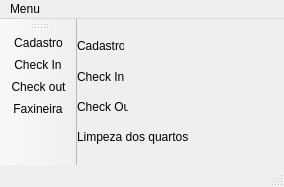
<?xml version="1.0" encoding="UTF-8"?>
<ui version="4.0">
 <class>MainWindow</class>
 <widget class="QMainWindow" name="MainWindow">
  <property name="geometry">
   <rect>
    <x>0</x>
    <y>0</y>
    <width>284</width>
    <height>187</height>
   </rect>
  </property>
  <property name="windowTitle">
   <string>Menu</string>
  </property>
  <widget class="QWidget" name="centralWidget">
   <widget class="QLabel" name="label">
    <property name="geometry">
     <rect>
      <x>0</x>
      <y>20</y>
      <width>47</width>
      <height>13</height>
     </rect>
    </property>
    <property name="text">
     <string>Cadastro</string>
    </property>
   </widget>
   <widget class="QLabel" name="label_2">
    <property name="geometry">
     <rect>
      <x>0</x>
      <y>50</y>
      <width>51</width>
      <height>16</height>
     </rect>
    </property>
    <property name="text">
     <string>Check In</string>
    </property>
   </widget>
   <widget class="QLabel" name="label_3">
    <property name="geometry">
     <rect>
      <x>0</x>
      <y>80</y>
      <width>51</width>
      <height>16</height>
     </rect>
    </property>
    <property name="text">
     <string>Check Out</string>
    </property>
   </widget>
   <widget class="QLabel" name="label_4">
    <property name="geometry">
     <rect>
      <x>0</x>
      <y>110</y>
      <width>111</width>
      <height>16</height>
     </rect>
    </property>
    <property name="text">
     <string>Limpeza dos quartos</string>
    </property>
   </widget>
  </widget>
  <widget class="QMenuBar" name="menuBar">
   <property name="geometry">
    <rect>
     <x>0</x>
     <y>0</y>
     <width>284</width>
     <height>21</height>
    </rect>
   </property>
   <widget class="QMenu" name="menuMenu">
    <property name="title">
     <string>Menu</string>
    </property>
    <addaction name="actionCadastro"/>
    <addaction name="actionCheck_In"/>
    <addaction name="actionCheck_out"/>
    <addaction name="actionFaxineira"/>
   </widget>
   <addaction name="menuMenu"/>
  </widget>
  <widget class="QToolBar" name="mainToolBar">
   <attribute name="toolBarArea">
    <enum>LeftToolBarArea</enum>
   </attribute>
   <attribute name="toolBarBreak">
    <bool>false</bool>
   </attribute>
   <addaction name="actionCadastro"/>
   <addaction name="actionCheck_In"/>
   <addaction name="actionCheck_out"/>
   <addaction name="actionFaxineira"/>
  </widget>
  <widget class="QStatusBar" name="statusBar"/>
  <action name="actionCadastro">
   <property name="icon">
    <iconset resource="menuzinho.qrc">
     <normaloff>:/rec/Menu/person-add_icon-icons.com_50077.png</normaloff>:/rec/Menu/person-add_icon-icons.com_50077.png</iconset>
   </property>
   <property name="text">
    <string>Cadastro</string>
   </property>
  </action>
  <action name="actionCheck_In">
   <property name="icon">
    <iconset resource="menuzinho.qrc">
     <normaloff>:/rec/Menu/Users-Enter-2-icon.png</normaloff>:/rec/Menu/Users-Enter-2-icon.png</iconset>
   </property>
   <property name="text">
    <string>Check In</string>
   </property>
  </action>
  <action name="actionCheck_out">
   <property name="icon">
    <iconset resource="menuzinho.qrc">
     <normaloff>:/rec/Menu/Users-Exit-icon.png</normaloff>:/rec/Menu/Users-Exit-icon.png</iconset>
   </property>
   <property name="text">
    <string>Check out</string>
   </property>
  </action>
  <action name="actionFaxineira">
   <property name="icon">
    <iconset resource="menuzinho.qrc">
     <normaloff>:/rec/Menu/Household-Broom-icon.png</normaloff>:/rec/Menu/Household-Broom-icon.png</iconset>
   </property>
   <property name="text">
    <string>Faxineira</string>
   </property>
  </action>
 </widget>
 <layoutdefault spacing="6" margin="11"/>
 <resources>
  <include location="menuzinho.qrc"/>
 </resources>
 <connections/>
</ui>
